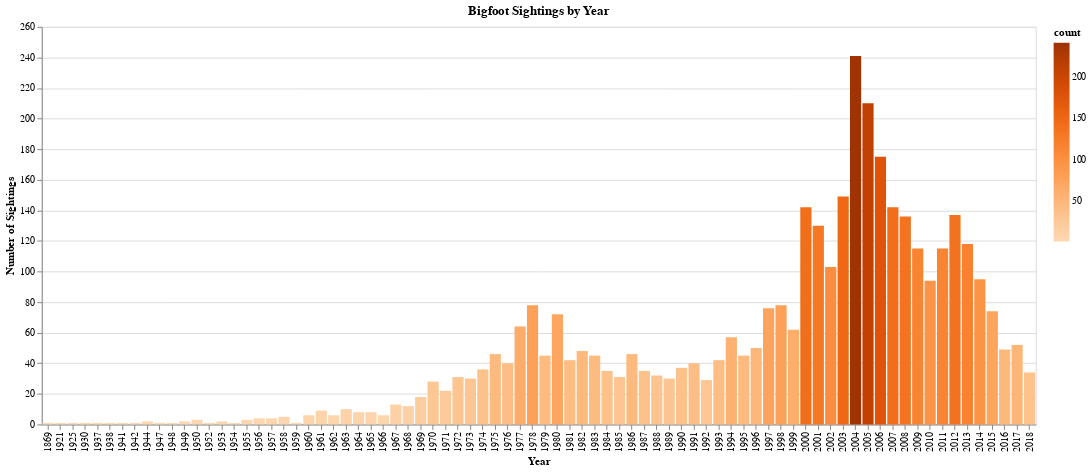

Notebook code for this chart:
### Markdown cell above
## Visualization 1

**Description:**

The first visualization is a bar chart displaying the number of Bigfoot Sightings by year. Each bar represents the total numbers of sightings in a given year, allowing for easy understanding of sightings, as well as trends and patterns. 

**Design Choices:**

-The X axis was encoded as an ordinal variable and sorted into chronological order, to ensure that the chart would display the years in chronological order rather than sorting them based on the number of sightings in that year.

-The y-axis was encoded as quantitative to show the number of sightings. 

-The color was encoded as quantitative, and the color scheme was “oranges”, further visualizing the years that had more sightings. By making the years with a greater number of sightings darker, it can enhance the contrast and show patterns in the years. By using a color scheme with a single color it also allows individuals with color blindness or other visual impairments understand the pattern using the contrast of the colors, rather than the colors themselves, ensuring the chart is accessible. 

This visualization is static, so it cannot be interacted with.

### Code cell
sightings_by_year = df.groupby('year').size().reset_index(name='count')

years_sorted = sorted(sightings_by_year['year'].dropna())

chart1 = alt.Chart(sightings_by_year).mark_bar().encode(
    x=alt.X('year:O', sort=years_sorted, title='Year'), 
    y=alt.Y('count:Q', title='Number of Sightings'),
    color=alt.Color('count:Q', scale=alt.Scale(scheme='oranges'))
).properties(
    title='Bigfoot Sightings by Year',
    width=1000,
    height=400
)

chart1

### Figure 1 — Vega-Lite specification as saved in the notebook (floating-point values rounded to 4 significant figures)
{"config": {"view": {"continuousWidth": 300, "continuousHeight": 300}}, "data": {"name": "data-01ab411c906b97825fc8292b94bbbe54"}, "mark": {"type": "bar"}, "encoding": {"color": {"field": "count", "scale": {"scheme": "oranges"}, "type": "quantitative"}, "x": {"field": "year", "sort": [1869, 1921, 1925, 1930, 1937, 1938, 1941, 1942, 1944, 1947, 1948, 1949, 1950, 1952, 1953, 1954, 1955, 1956, 1957, 1958, 1959, 1960, 1961, 1962, 1963, 1964, 1965, 1966, 1967, 1968, 1969, 1970, 1971, 1972, 1973, 1974, 1975, 1976, 1977, 1978, 1979, 1980, 1981, 1982, 1983, 1984, 1985, 1986, 1987, 1988, 1989, 1990, 1991, 1992, 1993, 1994, 1995, 1996, 1997, 1998, 1999, 2000, 2001, 2002, 2003, 2004, 2005, 2006, 2007, 2008, 2009, 2010, 2011, 2012, 2013, 2014, 2015, 2016, 2017, 2018], "title": "Year", "type": "ordinal"}, "y": {"field": "count", "title": "Number of Sightings", "type": "quantitative"}}, "height": 400, "title": "Bigfoot Sightings by Year", "width": 1000, "$schema": "https://vega.github.io/schema/vega-lite/v5.20.1.json", "datasets": {"data-01ab411c906b97825fc8292b94bbbe54": [{"year": 1869, "count": 1}, {"year": 1921, "count": 1}, {"year": 1925, "count": 1}, {"year": 1930, "count": 1}, {"year": 1937, "count": 1}, {"year": 1938, "count": 1}, {"year": 1941, "count": 1}, {"year": 1942, "count": 1}, {"year": 1944, "count": 2}, {"year": 1947, "count": 1}, {"year": 1948, "count": 1}, {"year": 1949, "count": 2}, {"year": 1950, "count": 3}, {"year": 1952, "count": 1}, {"year": 1953, "count": 2}, {"year": 1954, "count": 1}, {"year": 1955, "count": 3}, {"year": 1956, "count": 4}, {"year": 1957, "count": 4}, {"year": 1958, "count": 5}, {"year": 1959, "count": 1}, {"year": 1960, "count": 6}, {"year": 1961, "count": 9}, {"year": 1962, "count": 6}, {"year": 1963, "count": 10}, {"year": 1964, "count": 8}, {"year": 1965, "count": 8}, {"year": 1966, "count": 6}, {"year": 1967, "count": 13}, {"year": 1968, "count": 12}, {"year": 1969, "count": 18}, {"year": 1970, "count": 28}, {"year": 1971, "count": 22}, {"year": 1972, "count": 31}, {"year": 1973, "count": 30}, {"year": 1974, "count": 36}, {"year": 1975, "count": 46}, {"year": 1976, "count": 40}, {"year": 1977, "count": 64}, {"year": 1978, "count": 78}, {"year": 1979, "count": 45}, {"year": 1980, "count": 72}, {"year": 1981, "count": 42}, {"year": 1982, "count": 48}, {"year": 1983, "count": 45}, {"year": 1984, "count": 35}, {"year": 1985, "count": 31}, {"year": 1986, "count": 46}, {"year": 1987, "count": 35}, {"year": 1988, "count": 32}, {"year": 1989, "count": 30}, {"year": 1990, "count": 37}, {"year": 1991, "count": 40}, {"year": 1992, "count": 29}, {"year": 1993, "count": 42}, {"year": 1994, "count": 57}, {"year": 1995, "count": 45}, {"year": 1996, "count": 50}, {"year": 1997, "count": 76}, {"year": 1998, "count": 78}, {"year": 1999, "count": 62}, {"year": 2000, "count": 142}, {"year": 2001, "count": 130}, {"year": 2002, "count": 103}, {"year": 2003, "count": 149}, {"year": 2004, "count": 241}, {"year": 2005, "count": 210}, {"year": 2006, "count": 175}, {"year": 2007, "count": 142}, {"year": 2008, "count": 136}, {"year": 2009, "count": 115}, {"year": 2010, "count": 94}, {"year": 2011, "count": 115}, {"year": 2012, "count": 137}, {"year": 2013, "count": 118}, {"year": 2014, "count": 95}, {"year": 2015, "count": 74}, {"year": 2016, "count": 49}, {"year": 2017, "count": 52}, {"year": 2018, "count": 34}]}}
